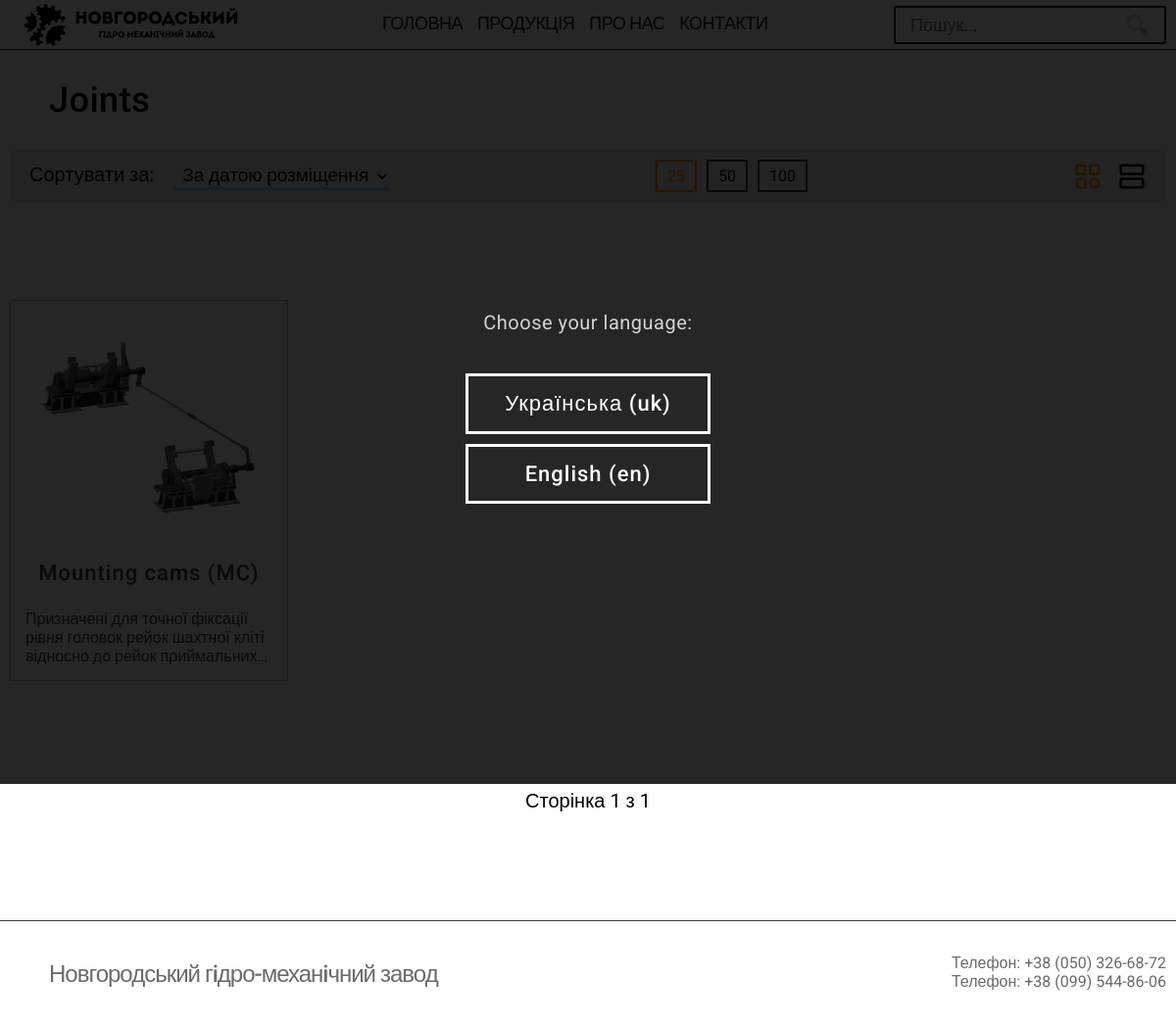
Page /uk/category/kulaki/ on the committed database.
### main/models.py (models this page shows, shortened)
class Category(models.Model):
    order = models.IntegerField(default=10, null=True, blank=True)
    tag = models.SlugField(default='', null=True, unique=True)
    name = models.CharField(max_length=96)
    parent = models.ForeignKey(
        'self', on_delete=models.CASCADE, null=True, blank=True, default=None, related_name='subcat'
    )
    class Meta:
        db_table_comment = "Product`s categories"
        ordering = ('tag',)
        verbose_name = "Category"
        verbose_name_plural = "Categories"

class Product(models.Model):
    tag = models.SlugField(default='', null=True, unique=True)
    addingTime = models.DateTimeField(auto_now_add=True, null=True)
    name = models.CharField(max_length=96)
    description = models.TextField()
    photo = models.ImageField(storage=UUIDFileStorage)
    characteristics = models.FileField(
        storage=UUIDFileStorage, upload_to="products_data",
        validators=[
            FileExtensionValidator(allowed_extensions=['xls', 'xlsx'])
        ]
    )
    category = models.ForeignKey(Category, on_delete=models.CASCADE, default=1)
    class Meta:
        db_table_comment = "Products"
        ordering = ('tag',)
        verbose_name = "Product"
        verbose_name_plural = "Products"

### main/views.py (the view, shortened to what this page needs)
# urls.py: path('category/', views.category_view, name='category'),
def category_view(request, category=None):
    categories = Category.objects.all().order_by('order')
    searchQuery = request.GET.get('query')
    orientation = request.GET.get('view') if request.GET.get('view') in ['list', 'grid'] else 'grid'
    currentSortingType = productSortTypes.get(
        request.GET.get('sort'), list(productSortTypes.values())[0]
    )
    paginatorValues = [25, 50, 100]
    try:
        currentPaginatorValue = int(request.GET.get('pag', paginatorValues[0]))
        assert currentPaginatorValue in paginatorValues
    except: currentPaginatorValue = paginatorValues[0]
    if searchQuery:
        products = Product.objects.filter(
            Q(name__iexact=searchQuery) | Q(description__icontains=searchQuery) | Q(name__icontains=searchQuery.lower()) | Q(name__icontains=searchQuery.upper())
        )
    else:
        category = get_object_or_404(Category, tag=category)
        products = Product.objects.filter(category=category)
    title = gettext_lazy('ProductspageSearchResult') + searchQuery if searchQuery else category.name
    productsPaginator = Paginator(
        products.order_by( currentSortingType.sort() ),
        currentPaginatorValue,
    )
    try:
        currentPage = max(
            1, min(int(request.GET.get('page', 1)), productsPaginator.num_pages)
        )
    except: currentPage = 1
    return renderPage(
        request, 'main/products.html',
        title=title,
        menuSelect='products',
        products=productsPaginator.page(currentPage),
        orientation=orientation,
        paginator_values=paginatorValues, currentPaginatorValue=currentPaginatorValue,
        currentPageString=gettext('Сторінка %(cpage)d з %(pages)d') % {'cpage': currentPage, 'pages': productsPaginator.num_pages},
        availableSortTypes=productSortTypes.values(),
    )

### main/modules/sort_types.py (called while the page is built)
    def sort(self): return self.sorting

### main/views.py (called while the page is built)
def renderPage(request, templateName, *args, **kwargs):
    builtinArgs = {
        'get': request.GET,
        'mainMenu': mainMenu,
        'media_url': settings.MEDIA_URL,
    }
    for k, v in kwargs.items():
        builtinArgs[k] = v
    return render(request, templateName, builtinArgs)

### main/templates/main/products.html (shortened to what this page needs)
{% extends "main/base.html" %}
{% load static %}
{% load i18n %}
{% block styles %}
    <link rel="stylesheet" href="{% static 'main/css/products.css' %}">
{% endblock %}
{% block body %}
    <div class="container-wrapper">
        <div class="container">
            <div class="title">{{ title }}</div>
            <div class="control-menu">
                <div class="sort" method="GET">
                    <label for="sort" class="text">{% trans 'ProductspageSortBy' %}: </label>
                    <select name="sort" id="sort" class="sort-selector" onchange="changePathParams('sort', this.value);">
                        {% for sortType in availableSortTypes %}
                            <option value="{{ sortType.value }}"
                            >{{ sortType.name }}</option>
                        {% endfor %}
                    </select>
                </div>
                <div class="paginator-configs">
                    {% for value in paginator_values %}
                        <div
                            class="config {% if value == currentPaginatorValue %}selected{% endif %}"
                            onclick="changePathParams('pag', '{{ value }}');"
                        >
                            {{ value }}
                        </div>
                    {% endfor %}
                </div>
                <div class="viewer-type">
                    <button
                        class="view-type-button {% if orientation == 'grid' %}selected{% endif %}"
                        onclick="changePathParams('view', 'grid');"
                    >
                    </button>
                    <button
                        class="view-type-button {% if orientation == 'list' %}selected{% endif %}"
                        onclick="changePathParams('view', 'list');">
                        <svg xmlns="http://www.w3.org/2000/svg" width="1em" height="1em" viewBox="0 0 24 24" data-testid="list-icon" class="css-fzwsw"><path fill="currentColor" fill-rule="evenodd" d="m21 13 1 1v7l-1 1H3l-1-1v-7l1-1h18zm-1 2H4v5h16v-5zm1-13 1 1v7l-1 1H3l-1-1V3l1-1h18zm-1 2H4v5h16V4z"></path></svg>
                    </button>
                </div>
            </div>
            <div
                class="
                    {% if orientation == 'grid' %}
                        products-container-grid
                    {% else %}
                        products-container-list
                    {% endif %}
                "
            >
                {% for product in products %}
                    <a class="product" href="{% url "product" product.tag %}">
                        <div class="img-box">
                            <img src="{{ media_url }}{{ product.photo }}">
                        </div>
                        {% if orientation == 'grid' %}
                            <div class="name">{{ product.name}}</div>
                            <div class="description">
                                {{ product.description }}
                            </div>
                        {% endif %}
                    </a>
                {% endfor %}
            </div>
            <div class="paginator-box">
                <div class="paginator">
                    <div class="page selected">{{ currentPageString }}</div>
                </div>
            </div>
        </div>
    </div>
{% endblock %}

### main/static/main/css/base.css (style rules this page uses)
:root { --gray: #3E3E3E; --metal: #6B6B6B; --brown: #B4906F; --orange: darkorange; --background-orange: rgba(255, 140, 0, 0.25); --blue: #9FCFFF; --white: #FEFEFE; --black: #1B1B1B; --yellow: #D2A701; }
html { -webkit-text-size-adjust: 100%; -moz-text-size-adjust: 100%; -ms-text-size-adjust: 100%; text-size-adjust: 100%; }
* { margin: 0px; padding: 0px; font-family: "Roboto", sans-serif; text-decoration: none; outline: none; }
img { user-select: none; user-drag: none; -webkit-user-drag: none; user-select: none; -moz-user-select: none; -webkit-user-select: none; -ms-user-select: none; }
a { text-decoration: none; }
.container-wrapper { display: flex; justify-content: center; width: 100%; }
.container { max-width: 1200px; margin-left: 10px; margin-right: 10px; width: calc(100% - 20px); }

### main/static/main/css/products.css (style rules this page uses)
.title { padding: 30px 40px; font-size: 36px; font-weight: 460; letter-spacing: 0.5px; }

### rows in the picture
Category: name "Joints"
Product: photo (picture), name "Mounting cams (MC)", description "Призначені для точної фіксації рівня головок рейок шахтної кліті відносно до рейок…"

### other values in the picture
{{ value }} "50" "100"
{{ currentPageString }} "Сторінка 1 з 1"
form field sort "За датою розміщення"
